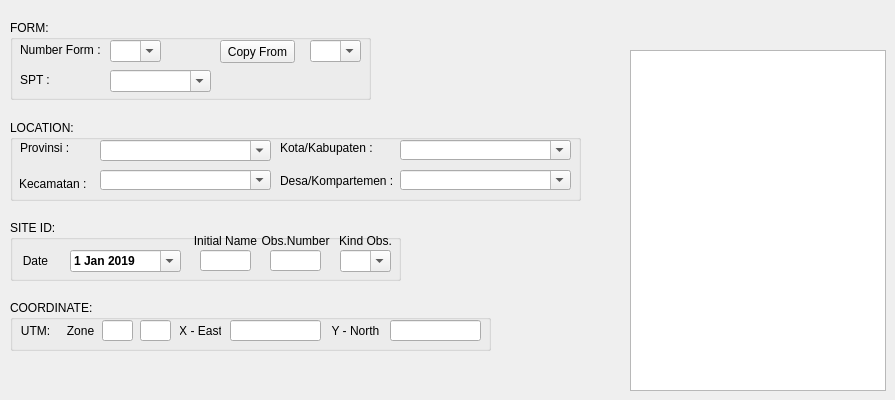
    <widget class="QWidget" name="Site_Tab">
     <attribute name="title">
      <string>Site Info</string>
     </attribute>
     <widget class="QGroupBox" name="groupBox_69">
      <property name="geometry">
       <rect>
        <x>10</x>
        <y>220</y>
        <width>391</width>
        <height>61</height>
       </rect>
      </property>
      <property name="font">
       <font>
        <pointsize>9</pointsize>
       </font>
      </property>
      <property name="title">
       <string>SITE ID:</string>
      </property>
      <widget class="QLineEdit" name="Observation_Number_LE_Hor">
       <property name="geometry">
        <rect>
         <x>260</x>
         <y>30</y>
         <width>51</width>
         <height>21</height>
        </rect>
       </property>
       <property name="font">
        <font>
         <weight>75</weight>
         <bold>true</bold>
        </font>
       </property>
       <property name="alignment">
        <set>Qt::AlignRight|Qt::AlignTrailing|Qt::AlignVCenter</set>
       </property>
      </widget>
      <widget class="QLabel" name="label_72">
       <property name="geometry">
        <rect>
         <x>180</x>
         <y>10</y>
         <width>71</width>
         <height>21</height>
        </rect>
       </property>
       <property name="text">
        <string>Initial Name</string>
       </property>
       <property name="alignment">
        <set>Qt::AlignCenter</set>
       </property>
      </widget>
      <widget class="QLabel" name="label_73">
       <property name="geometry">
        <rect>
         <x>0</x>
         <y>30</y>
         <width>51</width>
         <height>21</height>
        </rect>
       </property>
       <property name="text">
        <string>Date</string>
       </property>
       <property name="alignment">
        <set>Qt::AlignCenter</set>
       </property>
      </widget>
      <widget class="QDateEdit" name="Date_CB_Hor">
       <property name="geometry">
        <rect>
         <x>60</x>
         <y>30</y>
         <width>111</width>
         <height>22</height>
        </rect>
       </property>
       <property name="font">
        <font>
         <weight>75</weight>
         <bold>true</bold>
        </font>
       </property>
       <property name="calendarPopup">
        <bool>true</bool>
       </property>
       <property name="date">
        <date>
         <year>2019</year>
         <month>1</month>
         <day>1</day>
        </date>
       </property>
      </widget>
      <widget class="QLabel" name="label_74">
       <property name="geometry">
        <rect>
         <x>250</x>
         <y>10</y>
         <width>71</width>
         <height>21</height>
        </rect>
       </property>
       <property name="text">
        <string>Obs.Number</string>
       </property>
       <property name="alignment">
        <set>Qt::AlignCenter</set>
       </property>
      </widget>
      <widget class="QLineEdit" name="Initial_Name_LE_Hor">
       <property name="geometry">
        <rect>
         <x>190</x>
         <y>30</y>
         <width>51</width>
         <height>21</height>
        </rect>
       </property>
       <property name="font">
        <font>
         <weight>75</weight>
         <bold>true</bold>
        </font>
       </property>
       <property name="alignment">
        <set>Qt::AlignRight|Qt::AlignTrailing|Qt::AlignVCenter</set>
       </property>
      </widget>
      <widget class="QLabel" name="label_75">
       <property name="geometry">
        <rect>
         <x>320</x>
         <y>10</y>
         <width>71</width>
         <height>21</height>
        </rect>
       </property>
       <property name="text">
        <string>Kind Obs.</string>
       </property>
       <property name="alignment">
        <set>Qt::AlignCenter</set>
       </property>
      </widget>
      <widget class="QComboBox" name="Kind_Observation_CB_Hor">
       <property name="geometry">
        <rect>
         <x>330</x>
         <y>30</y>
         <width>51</width>
         <height>22</height>
        </rect>
       </property>
       <property name="font">
        <font>
         <weight>75</weight>
         <bold>true</bold>
        </font>
       </property>
       <property name="editable">
        <bool>true</bool>
       </property>
      </widget>
     </widget>
     <widget class="QGroupBox" name="groupBox_1">
      <property name="geometry">
       <rect>
        <x>10</x>
        <y>20</y>
        <width>361</width>
        <height>80</height>
       </rect>
      </property>
      <property name="font">
       <font>
        <pointsize>9</pointsize>
       </font>
      </property>
      <property name="title">
       <string>FORM:</string>
      </property>
      <widget class="QLabel" name="label_70">
       <property name="geometry">
        <rect>
         <x>10</x>
         <y>50</y>
         <width>71</width>
         <height>20</height>
        </rect>
       </property>
       <property name="text">
        <string>SPT :</string>
       </property>
      </widget>
      <widget class="QLabel" name="label_71">
       <property name="geometry">
        <rect>
         <x>10</x>
         <y>20</y>
         <width>101</width>
         <height>20</height>
        </rect>
       </property>
       <property name="text">
        <string>Number Form :</string>
       </property>
      </widget>
      <widget class="QComboBox" name="Number_Form_CB_Hor">
       <property name="geometry">
        <rect>
         <x>100</x>
         <y>20</y>
         <width>51</width>
         <height>22</height>
        </rect>
       </property>
       <property name="editable">
        <bool>true</bool>
       </property>
      </widget>
      <widget class="QComboBox" name="SPT_CB_Hor">
       <property name="geometry">
        <rect>
         <x>100</x>
         <y>50</y>
         <width>101</width>
         <height>22</height>
        </rect>
       </property>
       <property name="font">
        <font>
         <weight>75</weight>
         <bold>true</bold>
        </font>
       </property>
       <property name="editable">
        <bool>true</bool>
       </property>
      </widget>
      <widget class="QPushButton" name="Copy_All_PB">
       <property name="geometry">
        <rect>
         <x>210</x>
         <y>20</y>
         <width>75</width>
         <height>23</height>
        </rect>
       </property>
       <property name="text">
        <string>Copy From</string>
       </property>
      </widget>
      <widget class="QComboBox" name="Form_Copy_CB">
       <property name="geometry">
        <rect>
         <x>300</x>
         <y>20</y>
         <width>51</width>
         <height>22</height>
        </rect>
       </property>
       <property name="editable">
        <bool>true</bool>
       </property>
      </widget>
     </widget>
     <widget class="QGroupBox" name="groupBox_67">
      <property name="geometry">
       <rect>
        <x>10</x>
        <y>120</y>
        <width>571</width>
        <height>81</height>
       </rect>
      </property>
      <property name="font">
       <font>
        <pointsize>9</pointsize>
       </font>
      </property>
      <property name="title">
       <string>LOCATION:</string>
      </property>
      <widget class="QLabel" name="label_62">
       <property name="geometry">
        <rect>
         <x>270</x>
         <y>20</y>
         <width>121</width>
         <height>16</height>
        </rect>
       </property>
       <property name="text">
        <string>Kota/Kabupaten :</string>
       </property>
      </widget>
      <widget class="QLabel" name="label_63">
       <property name="geometry">
        <rect>
         <x>270</x>
         <y>50</y>
         <width>121</width>
         <height>21</height>
        </rect>
       </property>
       <property name="text">
        <string>Desa/Kompartemen :</string>
       </property>
      </widget>
      <widget class="QComboBox" name="Desa_CB_Hor">
       <property name="geometry">
        <rect>
         <x>390</x>
         <y>50</y>
         <width>171</width>
         <height>20</height>
        </rect>
       </property>
       <property name="font">
        <font>
         <weight>75</weight>
         <bold>true</bold>
        </font>
       </property>
       <property name="editable">
        <bool>true</bool>
       </property>
       <property name="currentText">
        <string/>
       </property>
      </widget>
      <widget class="QComboBox" name="Kabupaten_CB_Hor">
       <property name="geometry">
        <rect>
         <x>390</x>
         <y>20</y>
         <width>171</width>
         <height>20</height>
        </rect>
       </property>
       <property name="font">
        <font>
         <weight>75</weight>
         <bold>true</bold>
        </font>
       </property>
       <property name="layoutDirection">
        <enum>Qt::LeftToRight</enum>
       </property>
       <property name="editable">
        <bool>true</bool>
       </property>
       <property name="currentText">
        <string/>
       </property>
      </widget>
      <widget class="QComboBox" name="Provinsi_CB_Hor">
       <property name="geometry">
        <rect>
         <x>90</x>
         <y>20</y>
         <width>171</width>
         <height>21</height>
        </rect>
       </property>
       <property name="font">
        <font>
         <weight>75</weight>
         <bold>true</bold>
        </font>
       </property>
       <property name="editable">
        <bool>true</bool>
       </property>
       <property name="currentText">
        <string/>
       </property>
      </widget>
      <widget class="QLabel" name="label_64">
       <property name="geometry">
        <rect>
         <x>9</x>
         <y>49</y>
         <width>91</width>
         <height>29</height>
        </rect>
       </property>
       <property name="text">
        <string>Kecamatan :</string>
       </property>
      </widget>
      <widget class="QComboBox" name="Kecamatan_CB_Hor">
       <property name="geometry">
        <rect>
         <x>90</x>
         <y>50</y>
         <width>171</width>
         <height>20</height>
        </rect>
       </property>
       <property name="font">
        <font>
         <weight>75</weight>
         <bold>true</bold>
        </font>
       </property>
       <property name="editable">
        <bool>true</bool>
       </property>
       <property name="currentText">
        <string/>
       </property>
      </widget>
      <widget class="QLabel" name="label_65">
       <property name="geometry">
        <rect>
         <x>10</x>
         <y>20</y>
         <width>61</width>
         <height>16</height>
        </rect>
       </property>
       <property name="text">
        <string>Provinsi :</string>
       </property>
      </widget>
     </widget>
     <widget class="QGroupBox" name="groupBox_68">
      <property name="geometry">
       <rect>
        <x>10</x>
        <y>300</y>
        <width>481</width>
        <height>51</height>
       </rect>
      </property>
      <property name="font">
       <font>
        <pointsize>9</pointsize>
       </font>
      </property>
      <property name="title">
       <string>COORDINATE:</string>
      </property>
      <widget class="QLabel" name="label_66">
       <property name="geometry">
        <rect>
         <x>0</x>
         <y>20</y>
         <width>51</width>
         <height>21</height>
        </rect>
       </property>
       <property name="text">
        <string>UTM:</string>
       </property>
       <property name="alignment">
        <set>Qt::AlignCenter</set>
       </property>
      </widget>
      <widget class="QLabel" name="label_67">
       <property name="geometry">
        <rect>
         <x>50</x>
         <y>20</y>
         <width>41</width>
         <height>21</height>
        </rect>
       </property>
       <property name="text">
        <string>Zone</string>
       </property>
       <property name="alignment">
        <set>Qt::AlignCenter</set>
       </property>
      </widget>
      <widget class="QLineEdit" name="UTM_Zone_1_LE_Hor">
       <property name="geometry">
        <rect>
         <x>92</x>
         <y>20</y>
         <width>31</width>
         <height>21</height>
        </rect>
       </property>
       <property name="font">
        <font>
         <weight>75</weight>
         <bold>true</bold>
        </font>
       </property>
       <property name="text">
        <string/>
       </property>
       <property name="alignment">
        <set>Qt::AlignRight|Qt::AlignTrailing|Qt::AlignVCenter</set>
       </property>
      </widget>
      <widget class="QLineEdit" name="UTM_Zone_2_LE_Hor">
       <property name="geometry">
        <rect>
         <x>130</x>
         <y>20</y>
         <width>31</width>
         <height>21</height>
        </rect>
       </property>
       <property name="font">
        <font>
         <weight>75</weight>
         <bold>true</bold>
        </font>
       </property>
       <property name="alignment">
        <set>Qt::AlignRight|Qt::AlignTrailing|Qt::AlignVCenter</set>
       </property>
      </widget>
      <widget class="QLineEdit" name="X_East_LE_Hor">
       <property name="geometry">
        <rect>
         <x>220</x>
         <y>20</y>
         <width>91</width>
         <height>21</height>
        </rect>
       </property>
       <property name="font">
        <font>
         <weight>75</weight>
         <bold>true</bold>
        </font>
       </property>
       <property name="alignment">
        <set>Qt::AlignRight|Qt::AlignTrailing|Qt::AlignVCenter</set>
       </property>
      </widget>
      <widget class="QLabel" name="label_68">
       <property name="geometry">
        <rect>
         <x>170</x>
         <y>20</y>
         <width>41</width>
         <height>21</height>
        </rect>
       </property>
       <property name="text">
        <string>X - East</string>
       </property>
       <property name="alignment">
        <set>Qt::AlignCenter</set>
       </property>
      </widget>
      <widget class="QLabel" name="label_69">
       <property name="geometry">
        <rect>
         <x>320</x>
         <y>20</y>
         <width>51</width>
         <height>21</height>
        </rect>
       </property>
       <property name="text">
        <string>Y - North</string>
       </property>
       <property name="alignment">
        <set>Qt::AlignCenter</set>
       </property>
      </widget>
      <widget class="QLineEdit" name="Y_North_LE_Hor">
       <property name="geometry">
        <rect>
         <x>380</x>
         <y>20</y>
         <width>91</width>
         <height>21</height>
        </rect>
       </property>
       <property name="font">
        <font>
         <weight>75</weight>
         <bold>true</bold>
        </font>
       </property>
       <property name="alignment">
        <set>Qt::AlignRight|Qt::AlignTrailing|Qt::AlignVCenter</set>
       </property>
      </widget>
     </widget>
     <widget class="QGraphicsView" name="graphicsView">
      <property name="geometry">
       <rect>
        <x>630</x>
        <y>50</y>
        <width>256</width>
        <height>341</height>
       </rect>
      </property>
     </widget>
    </widget>
